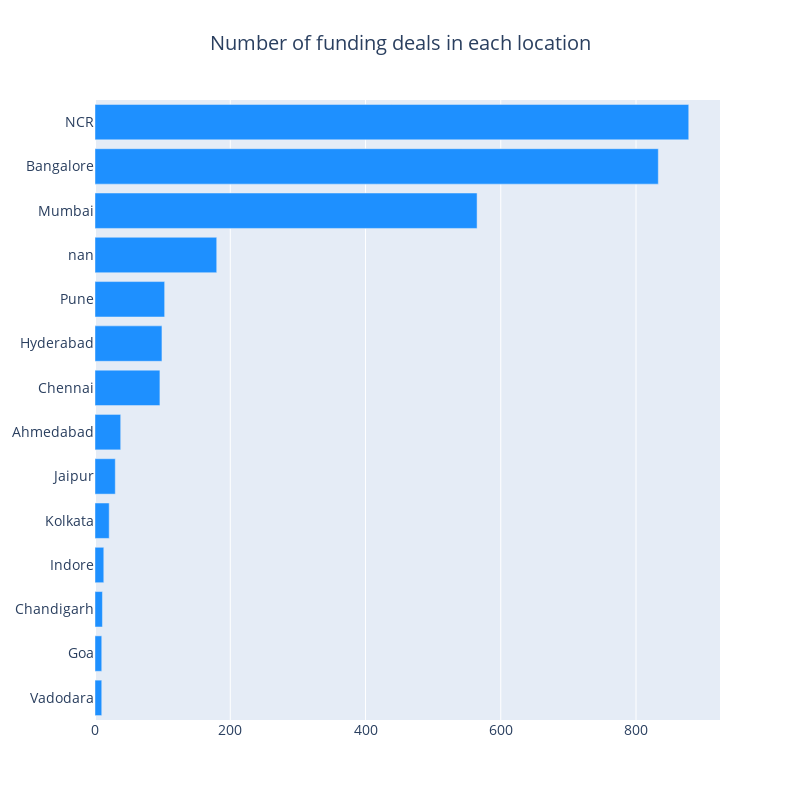

Notebook code for this chart:
### Markdown cell above
## Location

Now let us explore the location of the startups that got funded. This can help us to understand the startup hubs of India. 

Since there are multiple locations in the data, let us plot the top 10 locations. We will also club New Delhi, Gurgaon & Noida together to form NCR for the below chart.

### Code cell
location_map = {
    "Bengaluru": "Bangalore",
    "Delhi": "NCR",
    "New Delhi": "NCR",
    "Gurugram": "NCR",
    "Gurgaon": "NCR",
    "Noida": "NCR"
}
for i, v in location_map.items():
    df['City'][df['City']==i] = v 

def horizontal_bar_chart(srs, color):
    trace = go.Bar(
        x=srs.values[::-1],
        y=srs.index[::-1],
        showlegend=False,
        orientation = 'h',
        marker=dict(
            color=color,
        ),
    )
    return trace

cnt_srs = df['City'].value_counts()[:14]
layout = go.Layout(
    title=go.layout.Title(
        text="Number of funding deals in each location",
        x=0.5
    ),
    font=dict(size=14),
    width=800,
    height=800,
)

data = [horizontal_bar_chart(cnt_srs, "#1E90FF")]
fig = go.Figure(data=data, layout=layout)
py.iplot(fig, filename="funding")

### Figure 1 — Plotly figure (JSON) as saved in the notebook; plotly's stock layout.template omitted (floating-point values rounded to 4 significant figures)
{"data": [{"marker": {"color": "#1E90FF"}, "orientation": "h", "showlegend": false, "type": "bar", "x": [10, 10, 11, 13, 21, 30, 38, 96, 99, 103, 180, 565, 833, 878], "y": ["Vadodara", "Goa", "Chandigarh", "Indore", "Kolkata", "Jaipur", "Ahmedabad", "Chennai", "Hyderabad", "Pune", "nan", "Mumbai", "Bangalore", "NCR"]}], "layout": {"font": {"size": 14}, "height": 800, "title": {"text": "Number of funding deals in each location", "x": 0.5}, "width": 800}}
